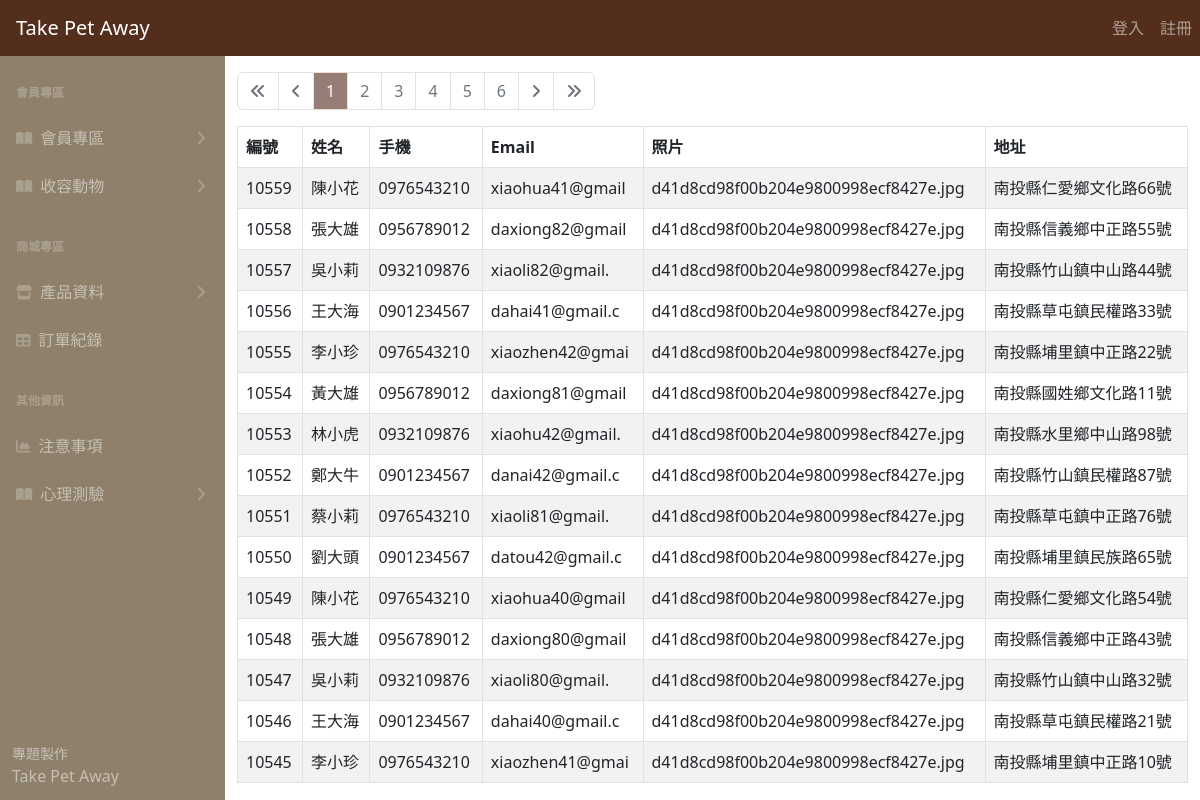
The page /user-nologin.php on the database as committed earlier.
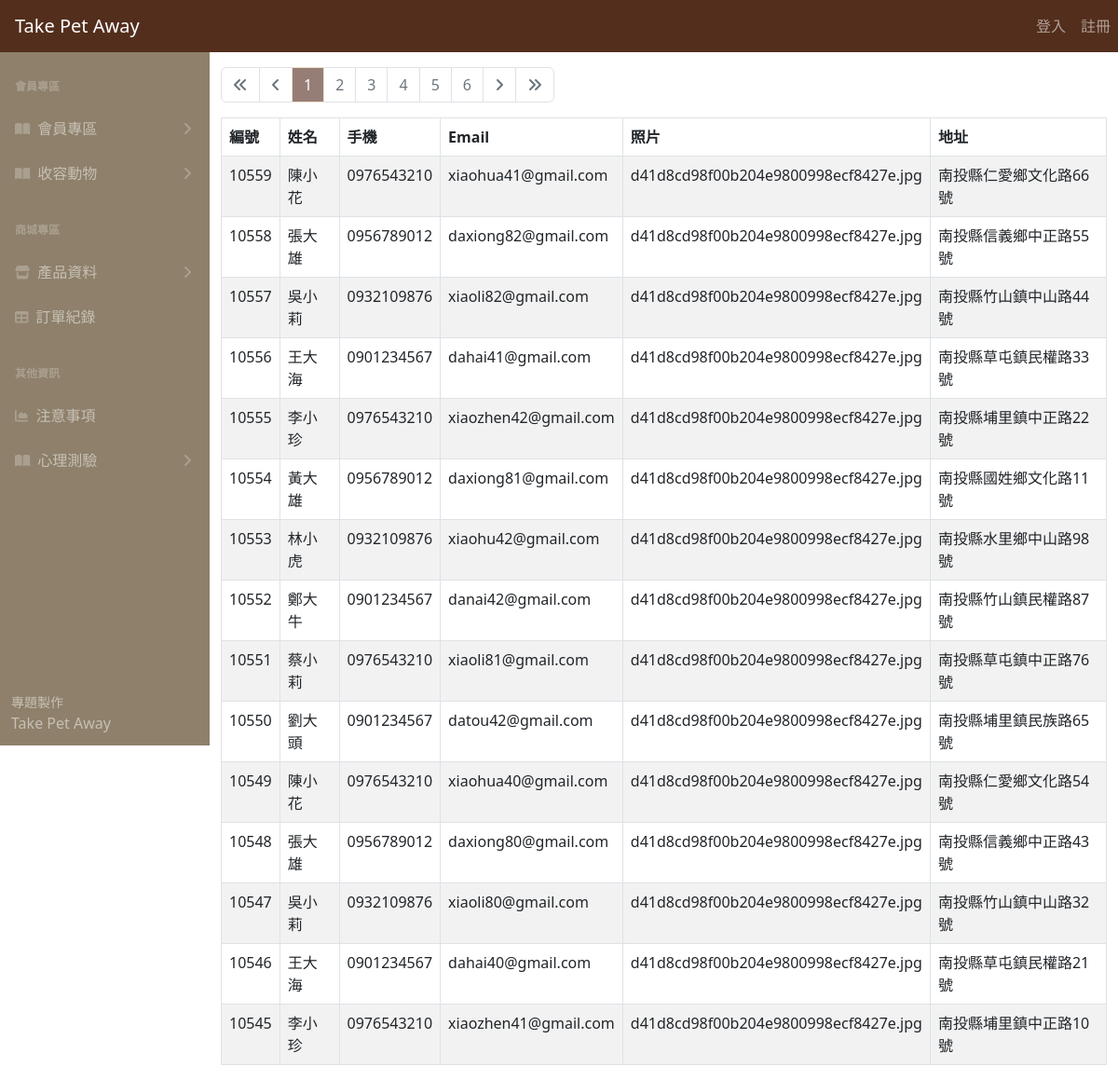
The same page on the database as committed later.
### tables this page shows
CREATE TABLE
    `user` (
        `user_id` int (11) NOT NULL,
        `name` varchar(15) NOT NULL,
        `account` varchar(10) NOT NULL,
        `password` varchar(12) NOT NULL,
        `email` varchar(30) NOT NULL,
        `pic` varchar(100) DEFAULT NULL,
        `address_detail` varchar(80) NOT NULL,
        `status` varchar(6) NOT NULL
    );

### user-nologin.php (the view, shortened to what this page needs)
<?php
require __DIR__ . '/parts/pdo-connect.php';
$page = isset($_GET['page']) ? intval($_GET['page']) : 1;
$perPage = 15;
$t_sql = "SELECT COUNT(1) FROM user";
$t_stmt = $pdo->query($t_sql);
$totalRows = $t_stmt->fetch(PDO::FETCH_NUM)[0];
$totalPages = ceil($totalRows / $perPage);
$rows = [];
if ($totalRows > 0) {
  $sql = sprintf("SELECT * FROM user ORDER BY user_id DESC LIMIT %s, %s", ($page - 1) * $perPage, $perPage);
  $rows = $pdo->query($sql)->fetchAll();
}
?>
<?php include __DIR__ . '/parts/1_head.php' ?>
<?php include __DIR__ . '/parts/2_nav.php' ?>
<?php include __DIR__ . '/parts/3_side_nav.php' ?>
<div class="container">
  <div class="row mt-3">
    <div class="col">
      <nav aria-label="Page navigation example">
        <ul class="pagination">
          <li class="page-item <?= $page == 1 ? 'disabled' : '' ?>">
            <a class="page-link" href="?page=1">
              <i class="fa-solid fa-angles-left"></i>
            </a>
          </li>
          <li class="page-item <?= $page == 1 ? 'disabled' : '' ?>">
            <a class="page-link" href="?page=<?= $page - 1 ?>">
              <i class="fa-solid fa-angle-left"></i>
            </a>
          </li>
          <?php for ($i = $page - 5; $i <= $page + 5; $i++) : ?>
            <?php if ($i >= 1 and $i <= $totalPages) : ?>
              <li class="page-item <?= $i != $page ?: 'active' ?>">
                <a class="page-link" href="?page=<?= $i ?>"><?= $i ?></a>
              </li>
            <?php endif ?>
          <?php endfor ?>
          <li class="page-item <?= $page == $totalPages ? 'disabled' : '' ?>">
            <a class="page-link" href="?page=<?= $page + 1 ?>">
              <i class="fa-solid fa-angle-right"></i>
            </a>
          </li>
          <li class="page-item <?= $page == $totalPages ? 'disabled' : '' ?>">
            <a class="page-link" href="?page=<?= $totalPages ?>">
              <i class="fa-solid fa-angles-right"></i>
            </a>
          </li>
        </ul>
      </nav>
    </div>
  </div>
  <div class="row">
    <div class="col">
      <table class="table table-bordered table-striped">
        <thead>
          <tr>
            <th>編號</th>
            <th>姓名</th>
            <th>手機</th>
            <th>Email</th>
            <th>照片</th>
            <th>地址</th>
          </tr>
        </thead>
        <tbody>
          <?php foreach ($rows as $r) : ?>
            <tr>
              <td><?= $r['user_id'] ?></td>
              <td><?= $r['name'] ?></td>
              <td><?= $r['account'] ?></td>
              <td><?= $r['email'] ?></td>
              <td><?= $r['pic'] ?></td>
              <td><?= $r['address_detail'] ?></td>
            </tr>
          <?php endforeach ?>
        </tbody>
      </table>
    </div>
  </div>
</div>
<?php include __DIR__ . '/parts/6_foot.php' ?>

Rows that differ between the two databases and show on the page:
changed user "南投縣仁愛鄉文化路66號": email "xiaohua41@gmail" → "xiaohua41@gmail.com"
changed user "南投縣信義鄉中正路55號": email "daxiong82@gmail" → "daxiong82@gmail.com"
changed user "南投縣竹山鎮中山路44號": email "xiaoli82@gmail." → "xiaoli82@gmail.com"
changed user "南投縣草屯鎮民權路33號": email "dahai41@gmail.c" → "dahai41@gmail.com"
changed user "南投縣埔里鎮中正路22號": email "xiaozhen42@gmai" → "xiaozhen42@gmail.com"
changed user "黃大雄": email "daxiong81@gmail" → "daxiong81@gmail.com"
changed user "林小虎": email "xiaohu42@gmail." → "xiaohu42@gmail.com"
changed user "鄭大牛": email "danai42@gmail.c" → "danai42@gmail.com"
changed user "蔡小莉": email "xiaoli81@gmail." → "xiaoli81@gmail.com"
changed user "劉大頭": email "datou42@gmail.c" → "datou42@gmail.com"
changed user "南投縣仁愛鄉文化路54號": email "xiaohua40@gmail" → "xiaohua40@gmail.com"
changed user "南投縣信義鄉中正路43號": email "daxiong80@gmail" → "daxiong80@gmail.com"
changed user "南投縣竹山鎮中山路32號": email "xiaoli80@gmail." → "xiaoli80@gmail.com"
changed user "南投縣草屯鎮民權路21號": email "dahai40@gmail.c" → "dahai40@gmail.com"
changed user "南投縣埔里鎮中正路10號": email "xiaozhen41@gmai" → "xiaozhen41@gmail.com"
